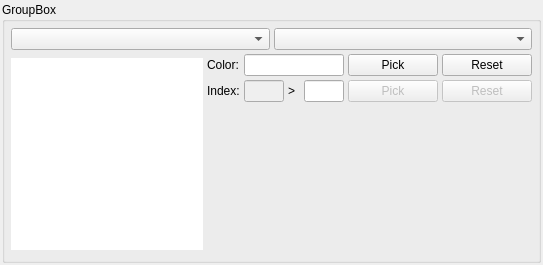
<?xml version="1.0" encoding="UTF-8"?>
<ui version="4.0">
 <class>PaletteWidget</class>
 <widget class="QWidget" name="PaletteWidget">
  <property name="geometry">
   <rect>
    <x>0</x>
    <y>0</y>
    <width>543</width>
    <height>265</height>
   </rect>
  </property>
  <property name="sizePolicy">
   <sizepolicy hsizetype="Preferred" vsizetype="Preferred">
    <horstretch>0</horstretch>
    <verstretch>0</verstretch>
   </sizepolicy>
  </property>
  <property name="windowTitle">
   <string>Form</string>
  </property>
  <layout class="QVBoxLayout" name="verticalLayout">
   <property name="spacing">
    <number>0</number>
   </property>
   <property name="leftMargin">
    <number>2</number>
   </property>
   <property name="topMargin">
    <number>2</number>
   </property>
   <property name="rightMargin">
    <number>2</number>
   </property>
   <property name="bottomMargin">
    <number>2</number>
   </property>
   <item>
    <widget class="QGroupBox" name="groupBox">
     <property name="sizePolicy">
      <sizepolicy hsizetype="Preferred" vsizetype="Preferred">
       <horstretch>0</horstretch>
       <verstretch>0</verstretch>
      </sizepolicy>
     </property>
     <property name="title">
      <string>GroupBox</string>
     </property>
     <layout class="QVBoxLayout" name="verticalLayout_3">
      <property name="spacing">
       <number>4</number>
      </property>
      <property name="leftMargin">
       <number>6</number>
      </property>
      <property name="topMargin">
       <number>6</number>
      </property>
      <property name="rightMargin">
       <number>6</number>
      </property>
      <property name="bottomMargin">
       <number>6</number>
      </property>
      <item>
       <layout class="QHBoxLayout" name="horizontalLayout_5">
        <item>
         <widget class="QComboBox" name="pathComboBox"/>
        </item>
        <item>
         <widget class="QComboBox" name="displayChoiceComboBox"/>
        </item>
       </layout>
      </item>
      <item>
       <layout class="QHBoxLayout" name="horizontalLayout_4">
        <item>
         <widget class="QGraphicsView" name="graphicsView">
          <property name="sizePolicy">
           <sizepolicy hsizetype="Fixed" vsizetype="Fixed">
            <horstretch>0</horstretch>
            <verstretch>0</verstretch>
           </sizepolicy>
          </property>
          <property name="minimumSize">
           <size>
            <width>192</width>
            <height>192</height>
           </size>
          </property>
          <property name="maximumSize">
           <size>
            <width>192</width>
            <height>192</height>
           </size>
          </property>
          <property name="frameShape">
           <enum>QFrame::NoFrame</enum>
          </property>
          <property name="lineWidth">
           <number>0</number>
          </property>
         </widget>
        </item>
        <item>
         <layout class="QVBoxLayout" name="verticalLayout_2">
          <item>
           <layout class="QGridLayout" name="gridLayout">
            <item row="0" column="4">
             <widget class="QPushButton" name="colorPickPushButton">
              <property name="sizePolicy">
               <sizepolicy hsizetype="Expanding" vsizetype="Fixed">
                <horstretch>0</horstretch>
                <verstretch>0</verstretch>
               </sizepolicy>
              </property>
              <property name="text">
               <string>Pick</string>
              </property>
             </widget>
            </item>
            <item row="1" column="4">
             <widget class="QPushButton" name="indexPickPushButton">
              <property name="enabled">
               <bool>false</bool>
              </property>
              <property name="sizePolicy">
               <sizepolicy hsizetype="Expanding" vsizetype="Fixed">
                <horstretch>0</horstretch>
                <verstretch>0</verstretch>
               </sizepolicy>
              </property>
              <property name="text">
               <string>Pick</string>
              </property>
             </widget>
            </item>
            <item row="0" column="0">
             <widget class="QLabel" name="colorLabel">
              <property name="text">
               <string>Color:</string>
              </property>
             </widget>
            </item>
            <item row="0" column="5">
             <widget class="QPushButton" name="colorResetPushButton">
              <property name="sizePolicy">
               <sizepolicy hsizetype="Expanding" vsizetype="Fixed">
                <horstretch>0</horstretch>
                <verstretch>0</verstretch>
               </sizepolicy>
              </property>
              <property name="text">
               <string>Reset</string>
              </property>
             </widget>
            </item>
            <item row="1" column="5">
             <widget class="QPushButton" name="indexResetPushButton">
              <property name="enabled">
               <bool>false</bool>
              </property>
              <property name="sizePolicy">
               <sizepolicy hsizetype="Expanding" vsizetype="Fixed">
                <horstretch>0</horstretch>
                <verstretch>0</verstretch>
               </sizepolicy>
              </property>
              <property name="text">
               <string>Reset</string>
              </property>
             </widget>
            </item>
            <item row="1" column="1">
             <widget class="QLineEdit" name="indexLineEdit">
              <property name="enabled">
               <bool>false</bool>
              </property>
              <property name="sizePolicy">
               <sizepolicy hsizetype="Expanding" vsizetype="Fixed">
                <horstretch>0</horstretch>
                <verstretch>0</verstretch>
               </sizepolicy>
              </property>
              <property name="maximumSize">
               <size>
                <width>40</width>
                <height>40</height>
               </size>
              </property>
              <property name="maxLength">
               <number>3</number>
              </property>
              <property name="alignment">
               <set>Qt::AlignCenter</set>
              </property>
             </widget>
            </item>
            <item row="1" column="3">
             <widget class="QLineEdit" name="translationIndexLineEdit">
              <property name="sizePolicy">
               <sizepolicy hsizetype="Expanding" vsizetype="Fixed">
                <horstretch>0</horstretch>
                <verstretch>0</verstretch>
               </sizepolicy>
              </property>
              <property name="maximumSize">
               <size>
                <width>40</width>
                <height>40</height>
               </size>
              </property>
              <property name="maxLength">
               <number>3</number>
              </property>
              <property name="alignment">
               <set>Qt::AlignCenter</set>
              </property>
             </widget>
            </item>
            <item row="0" column="1" colspan="3">
             <widget class="QLineEdit" name="colorLineEdit">
              <property name="sizePolicy">
               <sizepolicy hsizetype="Expanding" vsizetype="Fixed">
                <horstretch>0</horstretch>
                <verstretch>0</verstretch>
               </sizepolicy>
              </property>
              <property name="maximumSize">
               <size>
                <width>100</width>
                <height>100</height>
               </size>
              </property>
              <property name="maxLength">
               <number>7</number>
              </property>
              <property name="alignment">
               <set>Qt::AlignCenter</set>
              </property>
             </widget>
            </item>
            <item row="1" column="0">
             <widget class="QLabel" name="indexLabel">
              <property name="text">
               <string>Index:</string>
              </property>
             </widget>
            </item>
            <item row="1" column="2">
             <widget class="QLabel" name="translationLabel">
              <property name="text">
               <string>&gt;</string>
              </property>
             </widget>
            </item>
           </layout>
          </item>
          <item>
           <spacer name="verticalSpacer">
            <property name="orientation">
             <enum>Qt::Vertical</enum>
            </property>
            <property name="sizeHint" stdset="0">
             <size>
              <width>20</width>
              <height>40</height>
             </size>
            </property>
           </spacer>
          </item>
          <item>
           <widget class="QLabel" name="informationLabel">
            <property name="palette">
             <palette>
              <active>
               <colorrole role="WindowText">
                <brush brushstyle="SolidPattern">
                 <color alpha="255">
                  <red>255</red>
                  <green>0</green>
                  <blue>0</blue>
                 </color>
                </brush>
               </colorrole>
              </active>
              <inactive>
               <colorrole role="WindowText">
                <brush brushstyle="SolidPattern">
                 <color alpha="255">
                  <red>255</red>
                  <green>0</green>
                  <blue>0</blue>
                 </color>
                </brush>
               </colorrole>
              </inactive>
              <disabled>
               <colorrole role="WindowText">
                <brush brushstyle="SolidPattern">
                 <color alpha="255">
                  <red>120</red>
                  <green>120</green>
                  <blue>120</blue>
                 </color>
                </brush>
               </colorrole>
              </disabled>
             </palette>
            </property>
            <property name="text">
             <string/>
            </property>
           </widget>
          </item>
         </layout>
        </item>
       </layout>
      </item>
     </layout>
    </widget>
   </item>
  </layout>
 </widget>
 <resources/>
 <connections/>
</ui>
